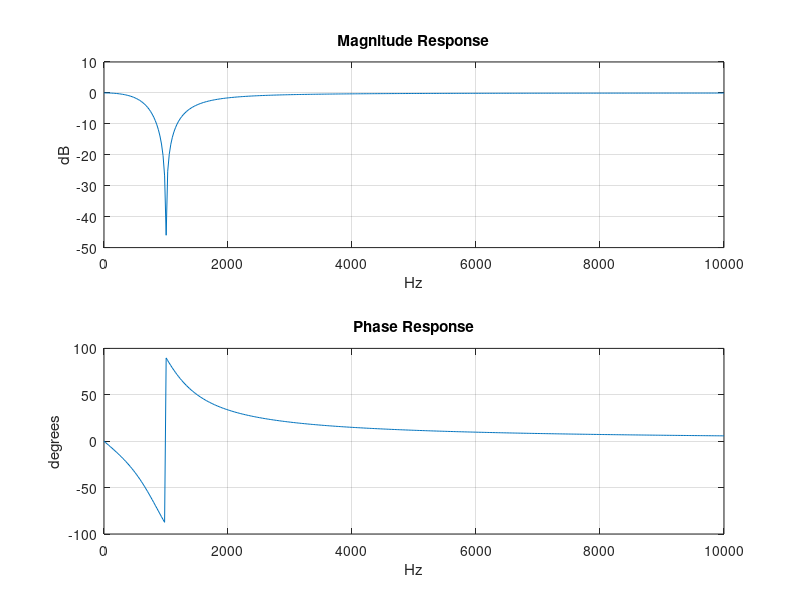

This figure's MATLAB source:
%% create DUT and set analysis parameters
H = tf([1 0 (2*pi*1e3)^2],[1 2*pi*1e3 (2*pi*1e3)^2]);
BW = 10e3; % Hz
OSR = 2.56;
Fs = OSR*BW; % 25.6 kHz
NFFT = 1024;
AvgFac = 1000;  
p = 1/AvgFac;
FF = 1 - p;
%% view analytical response
w = linspace(0,2*pi*BW,NFFT/OSR);
[mag,phz,wout] = bode(H,w);
mag = squeeze(mag);
phz = squeeze(phz);
figure;subplot(211);plot(w/(2*pi),20*log10(mag));grid
title('Magnitude Response');xlabel('Hz');ylabel('dB');
set(gca,'Ylim',[-50 10]);
subplot(212);plot(w/(2*pi),phz);grid
title('Phase Response');xlabel('Hz');ylabel('degrees');

if 0
%% using a repetitive noise excitation
% assumes data from a random source block in Simulink was
% logged to MATLAB workspace
n = squeeze(out.logsout{1}.Values.Data);
n1 = n(1:1024);
% next, instantiante a Signal From Workspace block in Simulink
% and configure it as follows:
% Signal = n1
% Sample Time = 1/Fs
% Samples per Frame = 1
% Cyclic Repetition (the key setting).
% The result will be a repetive noisy signal on an FFT by FFT
% frame basis. It will not have as flat of averaged spectrum as
% it would if the data were random from frame to frame. This
% could be a downside for some DUTs. But a benefit is that
% less averaging is required to get a good estimate.
end